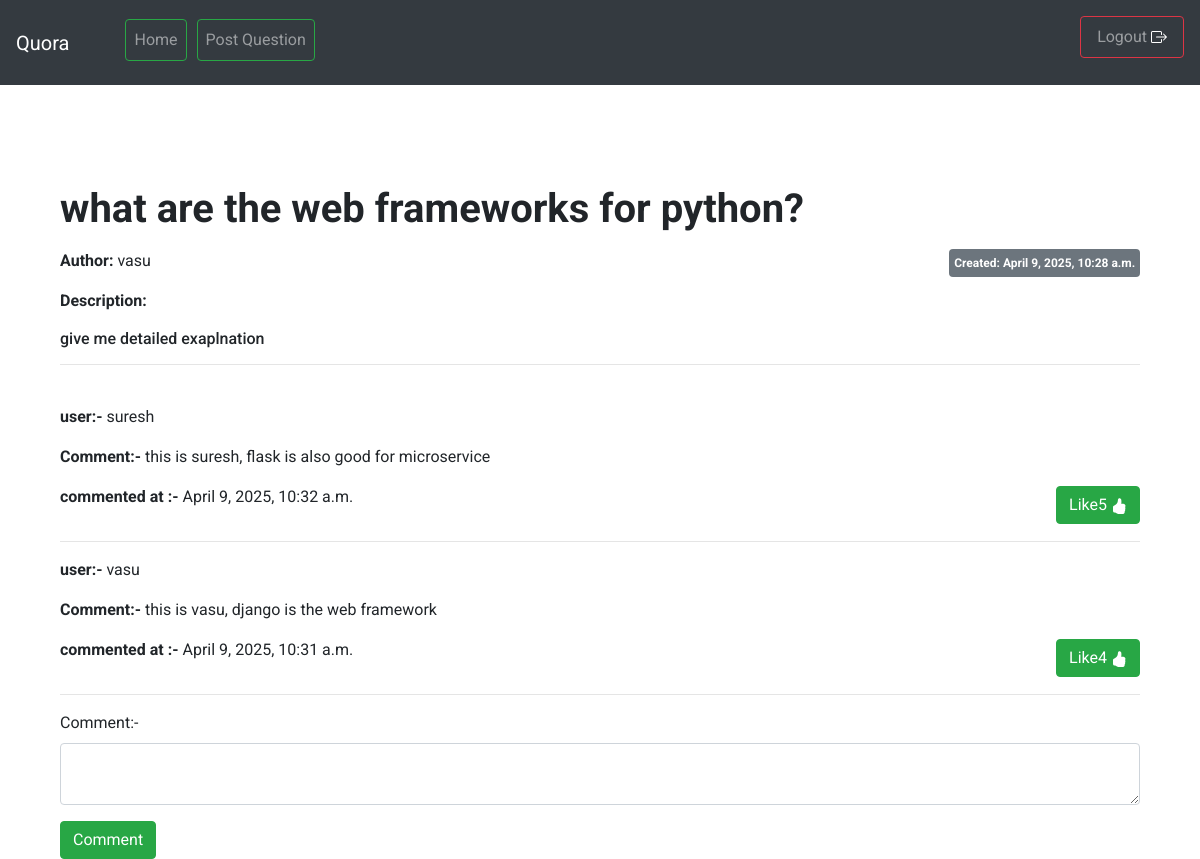
The page /question_detail/6 (signed in) on the database its author committed.
### quoraapp/models.py (models this page shows, shortened)
class Question(models.Model):
    STATUS_CHOICES = (
        ('draft' , 'Draft'),
        ('published' , 'Published')
    )
    title = models.CharField(max_length=100)
    slug = models.SlugField(max_length=100)
    author_name = models.ForeignKey(User,on_delete=models.CASCADE,related_name="user_author_name")
    description = models.TextField()
    likes  = models.ManyToManyField(User, blank=True, related_name="user_likes")
    created_at = models.DateTimeField(auto_now_add=True)
    updated_at = models.DateTimeField(auto_now=True)

class Comments(models.Model):
    user = models.ForeignKey(User, on_delete=models.CASCADE, related_name='user_comment')
    question = models.ForeignKey(Question, on_delete=models.CASCADE, related_name="question_comment")
    description = models.TextField()
    created_at =  models.DateTimeField(auto_now_add=True)
    comment_likes = models.ManyToManyField(User, blank=True, related_name="comment_likes")

### quoraapp/views.py (the view, shortened to what this page needs)
# urls.py: path('question_detail/<int:id>', views.question_detail, name="question_detail_view"),
def question_detail(request, id):
    indivigual_question = get_object_or_404(Question,id=id)
    user_comments = Comments.objects.filter(question_id=id).order_by("-id")
    if request.user.is_authenticated:
        liked_comment_ids = set(
            request.user.comment_likes.values_list("id", flat=True)
        )
        for comment in user_comments:
            comment.is_liked_by_user = comment.id in liked_comment_ids
    else:
        for comment in user_comments:
            comment.is_liked_by_user = False
    context = {
        "indivigual_question":indivigual_question,
        "question_like":question_like,
        "user_comments":user_comments
    }
    return render(request, "quoraapp/question_detail.html", context)

### templates/quoraapp/question_detail.html (shortened to what this page needs)
{% extends 'base.html' %}
{% load crispy_forms_tags %}
{% block content %}
<div class="container" style="margin-top:100px">
    <div style="margin-top:100px">
        <div class="col-sm-12">
          <div>
              <h1><p><b>{{indivigual_question.title}}</b></p></h1>
				<p><strong>Author: </strong>{{indivigual_question.author_name}}
					<span class="float-right">
						<span class="badge badge-secondary py-2">Created: {{indivigual_question.created_at}}</span>
					</span>
				</p>
				<p><strong>Description:</strong></p><h6>{{indivigual_question.description}}</h6>
          </div>
           <hr>
            <br>
            {% for cmt in user_comments %}
            <p> <strong>user:- </strong>{{cmt.user}}</p>
            <p> <strong>Comment:-  </strong>{{cmt.description}}
            </p>
            <div class="d-flex align-items-center justify-content-between mb-2">
            <p> <strong>commented at :- </strong>{{cmt.created_at}}</p>
            <form action="{% url 'quoraapp:like_view' %}" method="POST">
                {% if cmt.is_liked_by_user %}
                    <button class="btn btn-success" type="submit" name="commnet_id" value={{cmt.id}}>Like{{cmt.id}}
                    </button>
                {% endif %}
            </form>
                </div>
            <hr>
            {% endfor %}
    <form method="POST">
        <div class="mb-3">
            <label for="comment" class="form-label">Comment:-</label>
            <textarea class="form-control"  name="description" ></textarea>
        </div>
        <button type="submit" class="btn btn-success" name="indivigual_question_id" value={{indivigual_question.id}}>Comment</button>
    </form>
        </div>
    </div>
</div>
{% endblock %}

### templates/base.html (style rules this page uses)
body { font-family: 'Roboto', sans-serif; }

### rows shown on the page
Question: title "what are the web frameworks for python?", author_name "vasu", created_at "April 9, 2025, 10:28 a.m.", description "give me detailed exaplnation"
Comments: user "suresh", description "this is suresh, flask is also good for microservice", created_at "April 9, 2025, 10:32 a.m.", id "5"
Comments: user "vasu", description "this is vasu, django is the web framework", created_at "April 9, 2025, 10:31 a.m.", id "4"
